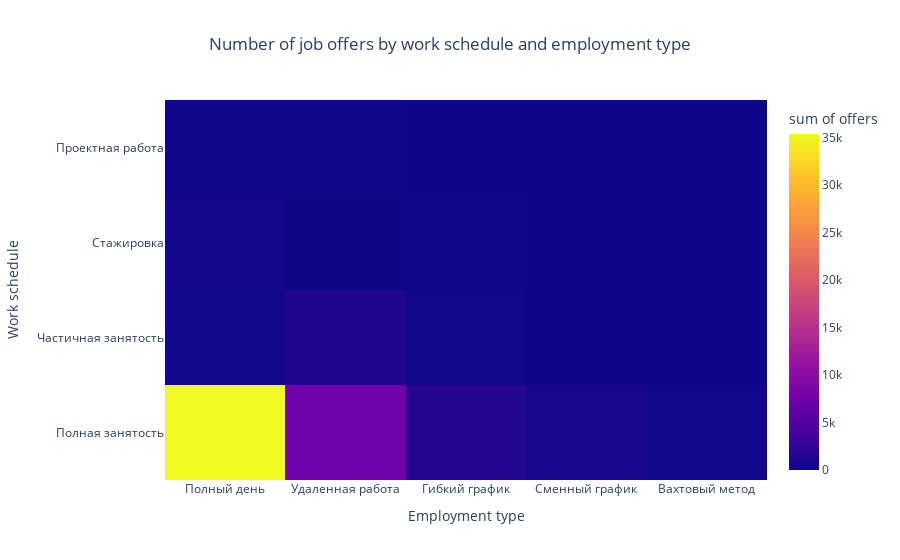

The code cell stored with this chart in its notebook:
### Markdown cell above
### Visualisation of sschedule/employment type combinations as a heatmap

### Code cell
fig = px.density_heatmap(
    data_frame=df_schedule_employment,
    x='schedule',
    y='employment',
    z='cnt',
    title='Number of job offers by work schedule and employment type',
    labels={'cnt': 'offers'},
).update_layout(
    title={'x':0.5},
    yaxis_title='Work schedule',
    xaxis_title='Employment type',
)

fig.show()
fig.show("png")

### Figure 1 — Plotly figure (JSON) as saved in the notebook; plotly's stock layout.template omitted (floating-point values rounded to 4 significant figures)
{"data": [{"coloraxis": "coloraxis", "histfunc": "sum", "hovertemplate": "schedule=%{x}<br>employment=%{y}<br>sum of offers=%{z}<extra></extra>", "name": "", "type": "histogram2d", "x": ["Полный день", "Удаленная работа", "Гибкий график", "Удаленная работа", "Сменный график", "Полный день", "Вахтовый метод", "Полный день", "Гибкий график", "Полный день", "Удаленная работа", "Гибкий график", "Сменный график", "Удаленная работа", "Гибкий график", "Сменный график", "Вахтовый метод", "Сменный график"], "xaxis": "x", "xbingroup": "x", "y": ["Полная занятость", "Полная занятость", "Полная занятость", "Частичная занятость", "Полная занятость", "Стажировка", "Полная занятость", "Частичная занятость", "Частичная занятость", "Проектная работа", "Проектная работа", "Стажировка", "Частичная занятость", "Стажировка", "Проектная работа", "Стажировка", "Проектная работа", "Проектная работа"], "yaxis": "y", "ybingroup": "y", "z": [35367, 7802, 1593, 1312, 940, 569, 367, 347, 312, 141, 133, 116, 101, 64, 18, 12, 2, 1]}], "layout": {"coloraxis": {"colorbar": {"title": {"text": "sum of offers"}}, "colorscale": [[0, "#0d0887"], [0.1111, "#46039f"], [0.2222, "#7201a8"], [0.3333, "#9c179e"], [0.4444, "#bd3786"], [0.5556, "#d8576b"], [0.6667, "#ed7953"], [0.7778, "#fb9f3a"], [0.8889, "#fdca26"], [1, "#f0f921"]]}, "legend": {"tracegroupgap": 0}, "title": {"text": "Number of job offers by work schedule and employment type", "x": 0.5}, "xaxis": {"anchor": "y", "domain": [0, 1], "title": {"text": "Employment type"}}, "yaxis": {"anchor": "x", "domain": [0, 1], "title": {"text": "Work schedule"}}}}
